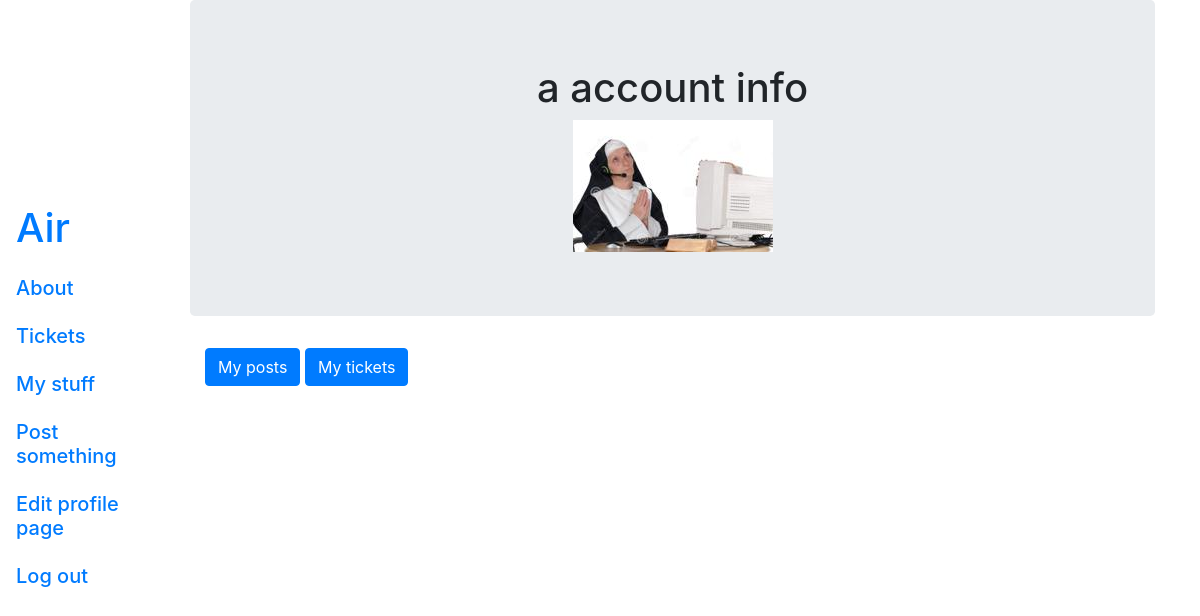
/myinfo (signed in), run on the app's committed database.
### blog/models.py (models this page shows, shortened)
class User(db.Model, UserMixin):
    __tablename__ = 'users'
    id = db.Column(db.Integer, primary_key=True)
    profile_image = db.Column(db.String(64), nullable=False, default='default2.png')
    email = db.Column(db.String(64), unique=True, index=True)
    username = db.Column(db.String(64), unique=True, index=True)
    password_hash = db.Column(db.String(128))
    posts = db.relationship('Post', backref='author', lazy=True)
    tickets = db.relationship('Ticket', backref='consumer', lazy=True)

### blog/users/views.py (the view)
@login_required
@users.route('/myinfo')
def my_info():
    page = request.args.get('page', 1, type=int)
    user = User.query.filter_by(username=current_user.username).first_or_404()
    profile_image = current_user.profile_image
    posts = Post.query.filter_by(author=user).order_by(Post.date.desc()).paginate(page=page, per_page=5)
    tickets = Ticket.query.filter_by(user_id=current_user.id).order_by(Ticket.date.asc()).paginate(page=page, per_page=5)
    return render_template('myinfo.html', user=user, profile_image=profile_image, posts=posts, tickets=tickets)

### blog/models.py (called while the page is built)
@login_manager.user_loader
def load_user(user_id):
    return User.query.get(user_id)

### blog/templates/myinfo.html (shortened to what this page needs)
{% extends "base.html" %}
{% block content %}
    <div class="jumbotron">
        <div align="center">
            <h1>{{current_user.username}} account info</h1>
            <img align='center' src="{{url_for('static', filename='profile_pics/'+current_user.profile_image)}}">
        </div>
    </div>
        <div class="container">
            <p>
              <button class="btn btn-primary" type="button" data-toggle="collapse" data-target="#posts" aria-expanded="false" aria-controls="collapseExample">
                My posts
              </button>
              <button class="btn btn-primary" type="button" data-toggle="collapse" data-target="#tickets" aria-expanded="false" aria-controls="collapseExample">
                My tickets
              </button>
            </p>
        </div>
{% endblock %}

### data on the page
User: username "a", profile_image (picture)
